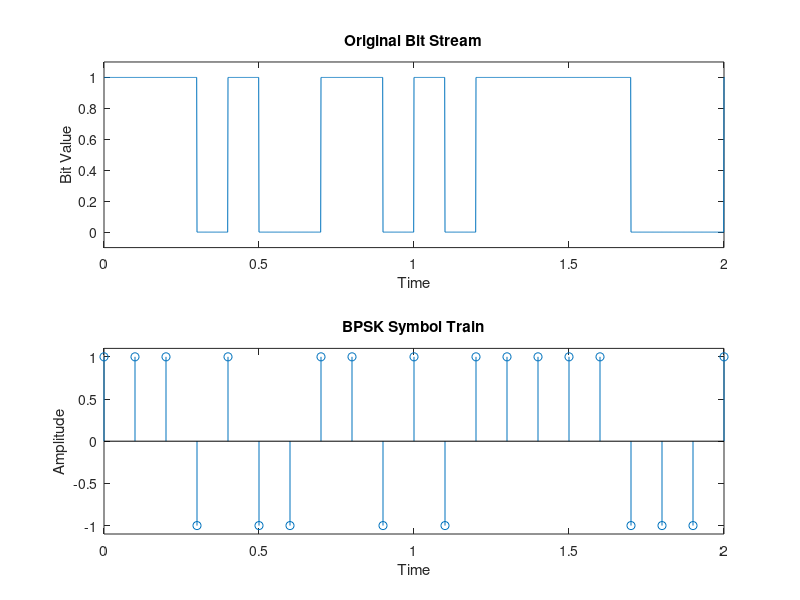
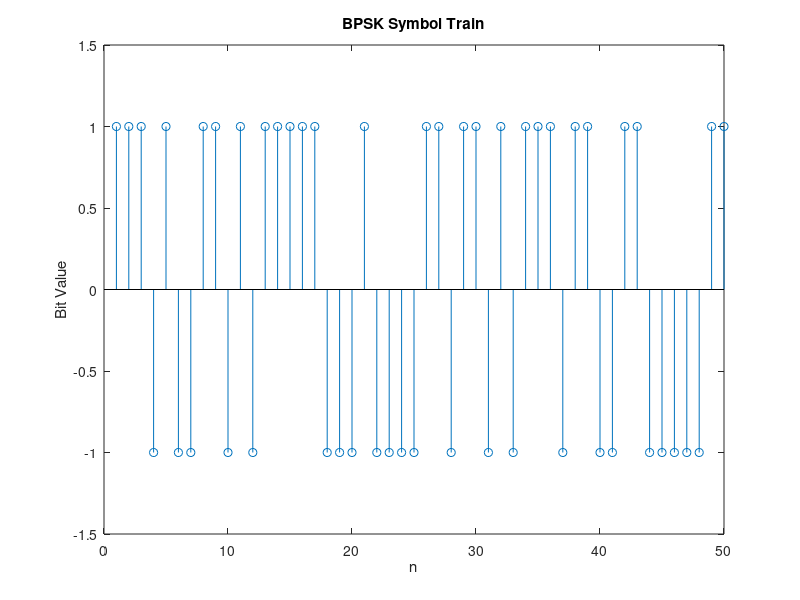

MATLAB code for these plots, in order: (Note: this script raises an error after producing the figures.)
clear all;
clc ;

%% generating a random BPSK stream of length 1000
L = 1000; % length of the bit sequnece
fs = 10; % sampling frequency
Tb = 1/ fs ;
dt = 0.001;
t = 0: dt : L / fs ; % time vector
bit_seq = randi ([0 1] ,1 , L ) ; % original bit sequence

%% mapping the bit stream into BPSK symbols
bpsk_sym = zeros (1 , L ) ;

for i = 1: L
    if ( bit_seq ( i ) ==0)
        bpsk_sym ( i ) = -1;
    else
        bpsk_sym ( i ) = 1;
    end
end

% plotting the bit sequence and the BPSK symbol train
bit_mod = zeros (1 , length ( t ) ) ;
for j = 0: L -1
    bit_mod ( j * Tb / dt +1:( j +1) * Tb / dt ) = bit_seq ( j +1) ;
end

BPSK_time = zeros (1 , length ( t ) ) ;
for n = 0: L -1
    BPSK_time ( round ( n * Tb / dt ) +1) = bpsk_sym ( n +1) ;
end

figure
subplot (2 ,1 ,1)
plot (t , bit_mod );
xlabel ('Time')
ylabel ('Bit Value')
title ('Original Bit Stream')
xlim ([0 2])
ylim ([ -0.1 1.1])

subplot (2 ,1 ,2)
stem ( t (1: Tb / dt : length ( t ) -1) , bpsk_sym ) ;
xlabel ('Time')
ylabel ('Amplitude')
title ('BPSK Symbol Train')
xlim ([0 2])
ylim ([ -1.1 1.1])

% plotting the BPSK symbol train
figure
stem ( bpsk_sym ) ;
xlabel ('n')
ylabel ('Bit Value')
title ('BPSK Symbol Train')
xlim ([0 50])
ylim ([ -1.5 1.5])

%% Convolving with the sinc /raised - cosine function




alpha_1 = 0.5;
alpha_2 = 1;
ts = -L*Tb :dt: L*Tb;

Rx_sinc = sinc(fs*ts);
Rx_rcos1 = rcos(alpha_1,fs,ts);
Rx_rcos2 = rcos(alpha_2,fs,ts);

tx_stream_Sinc = conv(BPSK_time ,Rx_sinc ,'same') ;
tx_stream_Rcos1 = conv(BPSK_time ,Rx_rcos1 ,'same') ;
tx_stream_Rcos2 = conv(BPSK_time ,Rx_rcos2 ,'same') ;

figure
plot (t , tx_stream_Sinc ) ;
hold on
stem ( t (1: Tb / dt : length ( t ) -1) , bpsk_sym ,'k','LineStyle','--') ;
xlabel ('Time')
ylabel ('Amplitude')
title ('Received Signal - Sinc ( Without Noise )')
xlim ([0 1])
grid on

figure
plot (t , tx_stream_Rcos1 ) ;
hold on
stem ( t (1: Tb / dt : length ( t ) -1) , bpsk_sym ,'k','LineStyle','--') ;
xlabel ('Time')
ylabel ('Amplitude')
title ('Received Signal - Raised Cosine with \ alpha = 0.5 ( Without Noise )')
xlim ([0 1])
grid on

figure
plot (t , tx_stream_Rcos2 ) ;
hold on
stem ( t (1: Tb / dt : length ( t ) -1) , bpsk_sym ,'k','LineStyle','--') ;
xlabel ('Time')
ylabel ('Amplitude')
title ('Received Signal - Raised Cosine with \ alpha = 1 ( Without Noise )')
xlim ([0 1])
grid on

%% Eye Diagrams

eyediagram ( tx_stream_Sinc ,2*(1/ fs ) / dt ,2/ fs ) ;
eyediagram ( tx_stream_Rcos1 ,2*(1/ fs ) / dt ,2/ fs ) ;
eyediagram ( tx_stream_Rcos2 ,2*(1/ fs ) / dt ,2/ fs ) ;


%% Adding Noise

Eb = 1; % bit energy
gamma = 10; % (Eb/N0) in dB
N0 = Eb *10^( -0.1* gamma ) ; % noise power spectral density

awgn = sqrt ( N0 /2) * randn (1 , length ( tx_stream_Sinc ) ) ;

rx_noise_Sinc = tx_stream_Sinc + awgn ;
rx_noise_Rcos1 = tx_stream_Rcos1 + awgn ;
rx_noise_Rcos2 = tx_stream_Rcos2 + awgn ;

% plotting the received signals with noise
figure
plot (t , rx_noise_Sinc ) ;
hold on
stem ( t (1: Tb / dt : length ( t ) -1) , bpsk_sym ,'k','LineStyle','--') ;
xlabel ('Time (s)')
ylabel ('Amplitude ')
title ( strcat ('Received Signal (E_b/N_0 = ',num2str ( gamma ) ,'B) - Sinc ') )
xlim ([0 1])
grid on

figure
plot (t , rx_noise_Rcos1 ) ;
hold on
stem ( t (1: Tb / dt : length ( t ) -1) , bpsk_sym ,'k','LineStyle','--') ;
xlabel ('Time (s)')
ylabel ('Amplitude ')
title ( strcat ('Received Signal (E_b/N_0 = ',num2str ( gamma ) ) )
xlim ([0 1])
grid on

figure
plot (t , rx_noise_Rcos2 ) ;
hold on
stem ( t (1: Tb / dt : length ( t ) -1) , bpsk_sym ,'k','LineStyle','--') ;
xlabel ('Time (s)')
ylabel ('Amplitude ')
title ( strcat ('Received Signal (E_b/N_0 = ',num2str ( gamma )  ))
xlim ([0 1])
grid on

%% Eye Diagrams with Noise

eyediagram ( rx_noise_Sinc ,2*(1/ fs ) / dt ,2/ fs ) ;
eyediagram ( rx_noise_Rcos1 ,2*(1/ fs ) / dt ,2/ fs ) ;
eyediagram ( rx_noise_Rcos2 ,2*(1/ fs ) / dt ,2/ fs ) ;



clear ; close all;
L  = 1000000;
fs = 10;            % Sampling Frequency
Tb = 1/fs;
t =0:Tb:(L-1)*Tb;

% CREATING RANDOM BINARY SEQUENCE
data = (rand(1,L)>0.5);

figure
stem(data,'LineStyle',"--");
grid("on")
title("Random Binary Sequence")
ylabel("bit-value")
ylim([-0.5 1.5]);
xlim([0 20]);

% Map the Sequence Using BPSK
x = 2*data-1;

figure;
stem(t,x,'LineStyle',"--");
grid("on")
title("Transmitted Pulse")
ylabel("Amplitude")
xlabel("Time(s)")
ylim([-1.2 1.2]);
xlim([0 2]);

% Channel-Delay Characteristics
h = [0.3 0.9 0.4];
l_ = floor(length(h)/2);                % Number of samples to disgard
y = conv(x,h,"same");


figure
hold on;
stem(t,x,'LineStyle',"none");
stem(t,y,'filled',"LineStyle","--");
grid("on")
title("Received Signal (noise-free)")
ylabel("Amplitude")
xlabel("Time(s)")
ylim([-3 3]);
xlim([0 2]);
legend(["Transmitted","Received"])

% Channel Noise
noisy_y = awgn(y,3.14);

figure
hold on;
stem(t,x,'LineStyle',"none");
stem(t,noisy_y,'filled',"LineStyle","-.");
grid("on")
title("Received Signal")
ylabel("Amplitude")
xlabel("Time(s)")
ylim([-3 3]);
xlim([0 2]);
legend(["Transmitted","Received"])


% M-Tap Equalization Filter
figure
stem(t,x,'LineStyle',"none");
hold on;

for M = [3 9]
    he = ZF_coff(max(M,length(h)),h,L);
    recovered = conv(y,he([(end-M)/2+1:(end+M)/2]),"same");
    
    stem(t,recovered,'filled',"LineStyle","--");
end

grid("on")
title("Recovered Signal (Noise-Free)")
ylabel("Amplitude")
xlabel("Time(s)")
ylim([-2 2]);
xlim([0 2]);
legend(["Transmitted","Recovered M = 3","Recovered M=9"])

% Equalization on Noisy Signal
recovered = conv(noisy_y,he([(end-M)/2+1:(end+M)/2]),"same");


figure
stem(t,x,'LineStyle',"none");
hold on;
stem(t,recovered,'filled',"LineStyle","-.");

grid("on")
title("Recovered Signal")
ylabel("Amplitude")
xlabel("Time(s)")
ylim([-3 3]);
xlim([0 2]);
legend(["Transmitted","Recovered"])


% De-Modulation
d_mod = recovered > 0;

figure
hold on;
stem(t,data,'LineStyle',"none");
stem(t,d_mod,'filled',"LineStyle","-.");
grid("on")
title("Demodulated Data")
ylabel("Value")
xlabel("Time(s)")
ylim([-0.5 1.2]);
xlim([0 2]);
legend(["Original","Demodulated"],'Location','southeast')

% BER calculation
n_errors = biterr(data,d_mod);
p_error = n_errors/L

figure;
hold on;
for snr = [0 1 2 3 4 5 6 7 8 9 10]+3.14
    noisy_y = awgn(y,snr);
    p_error = [];
    for M = 1:2:9
        he = ZF_coff(max(M,length(h)),h,L);
        recovered = conv(noisy_y,he([(end-M)/2+1:(end+M)/2]),"same");
        d_mod = recovered > 0;
        n_errors = biterr(data,d_mod);
        p_error = [p_error n_errors/L];
    end
    plot(1:2:9,p_error);
end
grid on;
title("Error Performance of M-Tapped Filter");
ylabel("BER")
xlabel("M")
legend(["E_b/N_0 = 0dB","E_b/N_0 = 1dB","E_b/N_0 = 2dB","E_b/N_0 = 3dB","E_b/N_0 = 4dB","E_b/N_0 = 5dB","E_b/N_0 = 6dB","E_b/N_0 = 7dB","E_b/N_0 = 8dB","E_b/N_0 = 9dB","E_b/N_0 = 10dB"],"location",'northwest')

Eb_N0 = 9:.5:15;
figure;
for M = 3:2:9
    p_error = [];
    for snr = Eb_N0 + 3.14
        noisy_y = awgn(y,snr); 
        he = ZF_coff(max(M,length(h)),h,L);
        recovered = conv(noisy_y,he([(end-M)/2+1:(end+M)/2]),"same");
        d_mod = recovered > 0;
        n_errors = biterr(data,d_mod);
        p_error = [p_error n_errors/L];
    end
    semilogy(Eb_N0,p_error)
    hold on;    
end
grid on;
axis([9 15 0 0.1])
yticks(0:0.04:0.1);
title("Error Performance - SNR");
xlabel("{E_b}/{N_0}(dB Scale)");
ylabel("BER(dB Scale)");
legend(["M=3","M=5","M=7","M=9"]);

function [output] = rcos(alpha,Rb,t)
    output = cos(pi*alpha*Rb*t).*sinc(Rb*t)./(1-(2*alpha*Rb*t).^2);
end

function [he] = ZF_coff(M,hc,L) 
    hc = [zeros(1,(M-length(hc))/2) hc zeros(1,(M-length(hc))/2)];
    delta = zeros(1,M);
    delta(round(end/2)) = 1;
    p = conv(delta,hc);
    r = p([ceil(end/2):-1:1]);
    c = p([ ceil(end/2):end ]);
    T = toeplitz(c,r);
    coff = inv(T)*reshape(delta,[M 1]);
    he = reshape(coff,[1,M]);
end